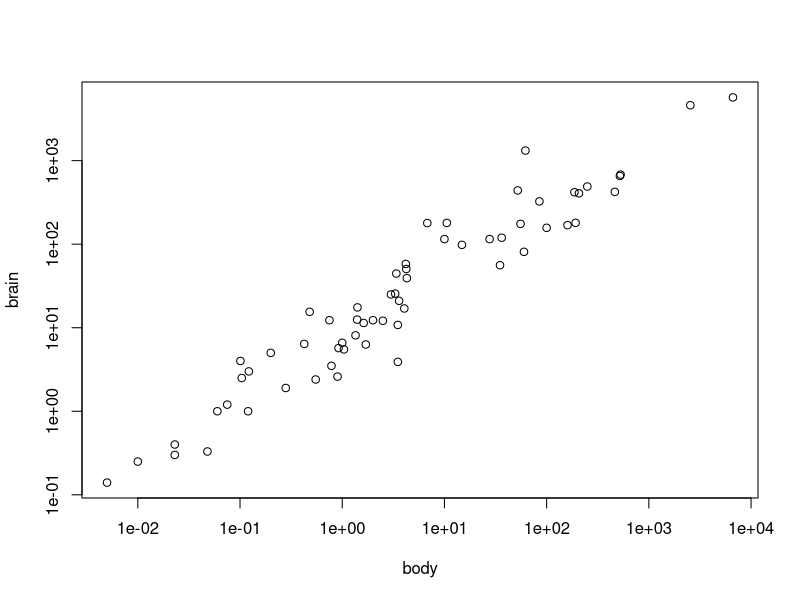

Recreate this plot in R.
#create data  frame from vectors
x<-runif(10)

y<-letters[1:10]
z<-sample(c(rep(T,5),rep(F,5)))
new<-data.frame(y,z,x)
new

#create data frame from a table
y<-rpois(1500,1.5)
table(y)

as.data.frame(table(y))


short.frame<-as.data.frame(table(y))

long<-as.data.frame(lapply(short.frame,function(x) rep(x,short.frame$Freq)))

head(long)
tail(long)

var1<-c(1,1,3,4,3,6,1)
var2<-c(2,2,2,4,2,1,2)
var3<-c(3,2,1,2,1,2,3)
var4<-c(1,1,1,1,1,5,2)
dups<- data.frame(var1,var2,var3,var4)
dups

#row 5 is an exact duplicate of row 3
unique(dups)


dups[duplicated(dups),]


#add margins to a dataframe
name<-c("Jane.Smith","Robert.jones","Dick.Rogers","Williams.Edwards","Janet.Jones")


spring<-c(14,17,12,15,11)
summer<-c(18,18,16,14,17)
autumn<-c(11,10,9,11,11)
winter<-c(12,13,14,10,16)
frame<-data.frame(name,spring,summer,autumn,winter)
frame

people<-rowMeans(frame[,2:5])
people<-people-mean(people)
(new.frame<-cbind(frame,people))


new.row<-new.frame[1,]

new.row[1]<-"seasonal effect"

(seasons<-colMeans(frame[,2:5]))

(seasons<-seasons-mean(seasons))

new.row[2:5]<-seasons

new.row[6]<-0
(new.frame<-rbind(new.frame,new.row))

(gm<-mean(unlist(new.frame[1:5,2:5])))

(gm<-rep(gm,4))


(new.frame[1:5,2:5]<-sweep(new.frame[1:5,2:5],2,gm))
new.frame

#calculate the number of "n"= no=not infected cases in the
#bacteria data frame according to trt=treatment levels
library(MASS)
with(bacteria,tapply((y=="n"),trt,sum))

with(mammals,plot(body,brain,log="xy"))


#Fisher iris 4 measurements from 3 species of iris
#150 cases in rows
head(iris)

names(iris)
summary(iris)

table(iris$Species)

w<-iris[[2]]
mean(w)
w<-iris[,2]
mean(w)

with(iris,summary(Petal.Length[51:100]))

head(iris[,c(1,5)])

head(iris[,c(1,5)])

iris[,sapply(iris,is.numeric)]

with(iris,by(iris[,1:4],Species,mean))
